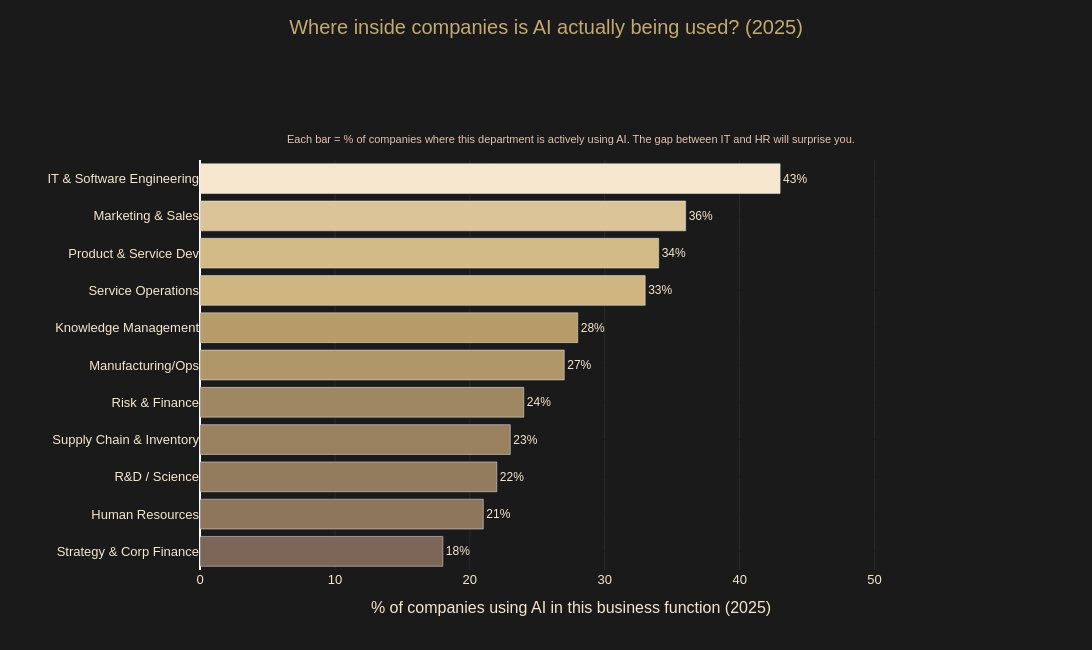

Here is the notebook cell this chart was saved with:
### Code cell
# ── CELL 8: Chart 3 — Business Function Chart ─────────────────────────────
# What this shows: which department inside a company uses AI the most
# Shocking finding: the executives making AI decisions use it the least

fig3 = px.bar(
    df_func_sorted,
    x="2025",                  # bar length = adoption rate
    y="Business Function",     # each bar = one department
    orientation="h",
    color="2025",
    color_continuous_scale=[
        [0.0, COLORS["dark"]],
        [0.5, COLORS["gold"]],
        [1.0, COLORS["cream"]],
    ],
)

fig3.update_layout(
    paper_bgcolor=BACKGROUND,
    plot_bgcolor=BACKGROUND,
    font=dict(color=COLORS["cream"], size=13, family="Arial"),
    coloraxis_showscale=False,
    height=650,
    width=1100,
    margin=dict(l=200, r=150, t=160, b=80),
    xaxis_title="% of companies using AI in this business function (2025)",
    yaxis_title="",
    title=dict(
        text="Where inside companies is AI actually being used? (2025)",
        font=dict(color=COLORS["gold"], size=20),
        x=0.5,
        xanchor="center",
        y=0.97,
    ),
)

# Centered subtitle
fig3.add_annotation(
    text="Each bar = % of companies where this department is actively using AI."
         " The gap between IT and HR will surprise you.",
    xref="paper", yref="paper",
    x=0.5,
    y=1.07,
    showarrow=False,
    font=dict(color=COLORS["blush"], size=11),
    align="center",
)

# Show % at end of each bar
fig3.update_traces(
    texttemplate="%{x}%",
    textposition="outside",
    textfont=dict(color=COLORS["cream"], size=12),
)

fig3.update_xaxes(
    range=[0, 55],
    gridcolor="#2a2a2a",
    color=COLORS["cream"],
)

fig3.update_yaxes(
    color=COLORS["cream"],
    gridcolor=BACKGROUND,
)

fig3.show()

# Plain English summary
print("What this chart tells us:")
print(f"Highest: {df_func_sorted.iloc[-1]['Business Function']} at {df_func_sorted.iloc[-1]['2025']}%")
print(f"Lowest : {df_func_sorted.iloc[0]['Business Function']} at {df_func_sorted.iloc[0]['2025']}%")
print()
print("The uncomfortable truth:")
print("The executives making AI investment decisions use AI the least.")
print("Strategy and Finance: 18%. HR: 21%. IT: 43%.")

# Save
fig3.write_html("../assets/chart3_business_function.html")
print()
print("Chart 3 saved.")

### Figure 1 — Plotly figure (JSON) as saved in the notebook; plotly's stock layout.template omitted (floating-point values rounded to 4 significant figures)
{"data": [{"hovertemplate": "2025=%{marker.color}<br>Business Function=%{y}<extra></extra>", "legendgroup": "", "marker": {"color": [18.0, 21.0, 22.0, 23.0, 24.0, 27.0, 28.0, 33.0, 34.0, 36.0, 43.0], "coloraxis": "coloraxis", "pattern": {"shape": ""}}, "name": "", "orientation": "h", "showlegend": false, "textfont": {"color": "#F7E7CE", "size": 12}, "textposition": "outside", "texttemplate": "%{x}%", "type": "bar", "x": [18.0, 21.0, 22.0, 23.0, 24.0, 27.0, 28.0, 33.0, 34.0, 36.0, 43.0], "xaxis": "x", "y": ["Strategy & Corp Finance", "Human Resources", "R&D / Science", "Supply Chain & Inventory", "Risk & Finance", "Manufacturing/Ops", "Knowledge Management", "Service Operations", "Product & Service Dev", "Marketing & Sales", "IT & Software Engineering"], "yaxis": "y"}], "layout": {"annotations": [{"align": "center", "font": {"color": "#E7C1B3", "size": 11}, "showarrow": false, "text": "Each bar = % of companies where this department is actively using AI. The gap between IT and HR will surprise you.", "x": 0.5, "xref": "paper", "y": 1.07, "yref": "paper"}], "barmode": "relative", "coloraxis": {"colorbar": {"title": {"text": "2025"}}, "colorscale": [[0, "#7C6657"], [0.5, "#C5AA6D"], [1, "#F7E7CE"]], "showscale": false}, "font": {"color": "#F7E7CE", "family": "Arial", "size": 13}, "height": 650, "legend": {"tracegroupgap": 0}, "margin": {"b": 80, "l": 200, "r": 150, "t": 160}, "paper_bgcolor": "#1a1a1a", "plot_bgcolor": "#1a1a1a", "title": {"font": {"color": "#C5AA6D", "size": 20}, "text": "Where inside companies is AI actually being used? (2025)", "x": 0.5, "xanchor": "center", "y": 0.97}, "width": 1100, "xaxis": {"anchor": "y", "color": "#F7E7CE", "domain": [0, 1], "gridcolor": "#2a2a2a", "range": [0, 55], "title": {"text": "% of companies using AI in this business function (2025)"}}, "yaxis": {"anchor": "x", "color": "#F7E7CE", "domain": [0, 1], "gridcolor": "#1a1a1a", "title": {"text": ""}}}}
